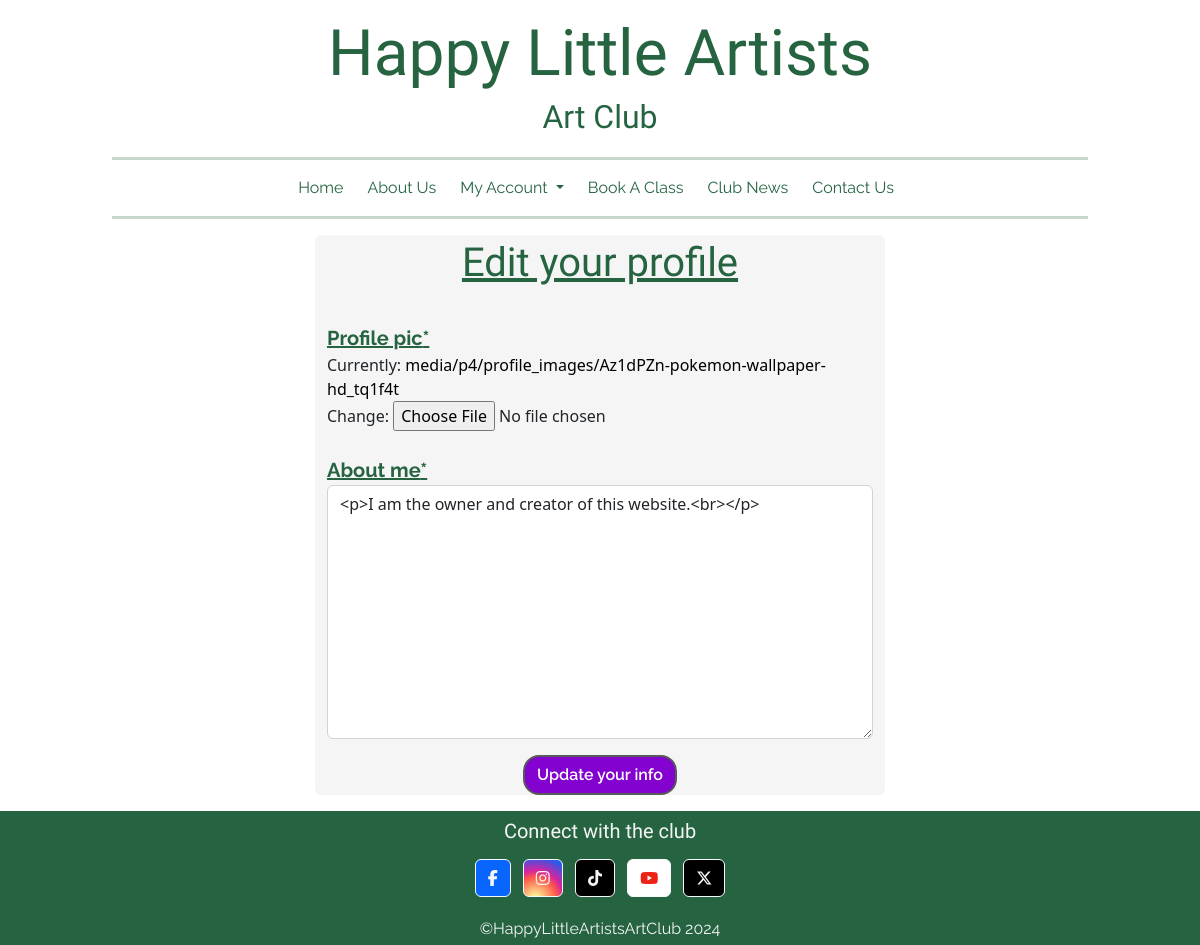
Before: /profile/edit_profile/1/ (signed in) with the older database file.
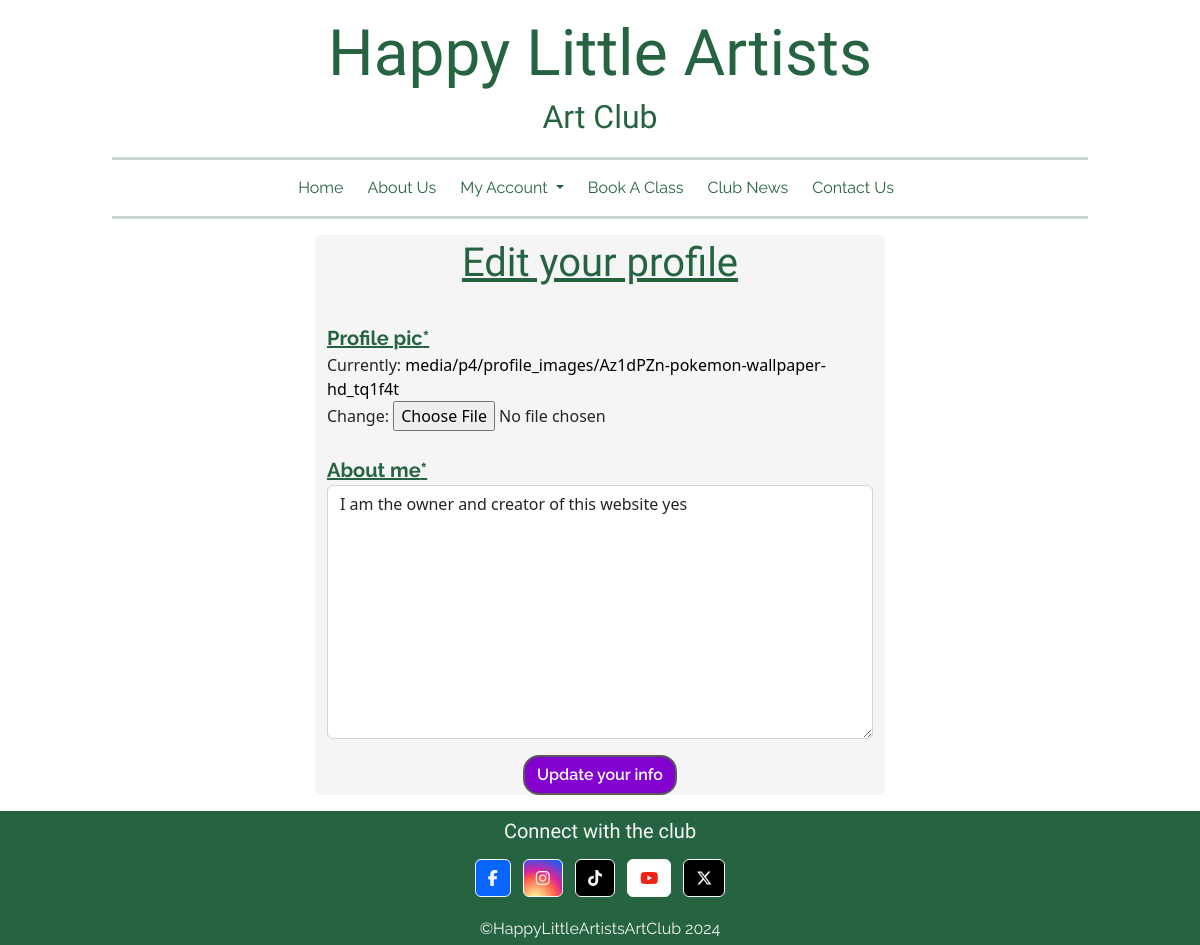
After: the same page with the newer database file.
### profiles/models.py (models this page shows, shortened)
class Profile(models.Model):
    user = models.OneToOneField(User, on_delete=models.CASCADE)
    created_on = models.DateTimeField(auto_now_add=True)
    profile_pic = ResizedImageField(quality=100, upload_to="p4/profile_images/", force_format='WEBP')
    about_me = models.TextField(help_text='Enter your about me info here', blank=True)

### profiles/views.py (the view, shortened to what this page needs)
# urls.py: path('edit_profile/<slug:pk>/', EditProfileView.as_view(), name='edit_profile'),
class EditProfileView(LoginRequiredMixin, UserPassesTestMixin, generic.UpdateView):
    model = Profile
    template_name = 'edit_profile.html'
    form_class = EditProfileForm
    def test_func(self):
        return self.request.user == self.get_object().user

### profiles/forms.py
class EditProfileForm(forms.ModelForm):
    about_me = forms.CharField(widget=forms.Textarea)
    class Meta:
        model = Profile
        fields = ('profile_pic', 'about_me',)

### profiles/templates/edit_profile.html (shortened to what this page needs)
{% extends "base.html" %}
{% load crispy_forms_tags %}
{% block content %}
<div class="container">
    <div class="row justify-content-center">
        <div class="col-sm-10 col-lg-8 col-xl-6 bg-off-white rounded">
            <h1 class="text-center text-green p-1 text-decoration-underline">Edit your profile</h1>
            <form method="post" enctype="multipart/form-data" class="generated_forms">
                {{form | crispy }}
                <div class="text-center mt-3">
                    <button type="submit" class="btn btn-small">Update your info</button>
                </div>
            </form>
        </div>
    </div>
</div>
{% endblock %}

Changed rows visible on the page:
changed Profile: about_me "<p>I am the owner and creator of this website.<br></p>" → "I am the owner and creator of this website yes"
